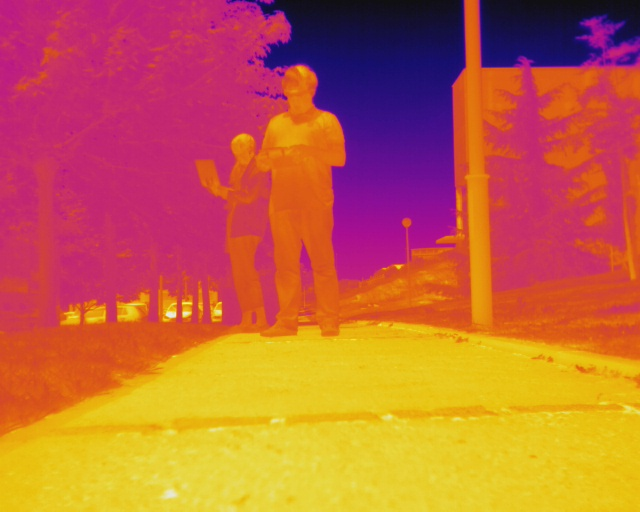
#> input picture Termica/20190711_132853_R.jpg, 640 x 512 px, found by its file name
$ python ThermalBLOBS.py
#> lines starting #> are read from the running program, lines starting #| are printed output that depends on the picture
#!/usr/bin/env python
# coding: utf-8

# <table style="width:100%">
#   <tr>
#     <td><img src="./logo_EPM_UNIOVI_CabeceroWEB.gif" width="211" height="69" alt="Uniovi & EP Mieres logos" title="Uniovi & EP Mieres logos" /></td>
#     <td><font color=brown>Procesamiento de imágenes <br> de Sensores Aerotransportados y Satélite<br></font>
#     <font color=green>Universidad de Oviedo. <br>Ingeniería en Geomática</font> <br><br>sgcortes@uniovi.es</td>
#   </tr>
# </table>

# ### Detectores de "manchas" (blobs)
# Una mancha (o blob en inglés) es una zona clara dentro de un área mayor mas oscura y también el caso contrario (zona oscura dentro de una mas clara). En las imágenes térmicas se tiene la necesidad de la detección de estas zonas de características diferentes. Unos detectores frecuentes de blobs se basan en el operador LoG (Laplacian of Gaussian)que a su vez se emplea para detectar bordes y sus cruces por 0 (puntos de máximo o mínimo de la segunda derivada).
# Dado que un blob no tiene un "tamaño definido" (es decir no se trata de un punto, el cual se bauscaría con detectores de puntos de interés, ni tiene un recorrido lineal, que podría buscarse con detectores de líneas) el planteamiento de los detectores de manchas es la búsqueda busca no sólo en el espacio 2D de la imagen, sino también en el espacio escala (aumentado mediante pirámides de imágenes construidas a partir de la imagen base original). Este espacio "3D" (posición 2d + escala) robustece la búsqueda del blob de tamaño variable aunque también lo ralentiza, especialmente en el caso de emplear el LoG que es mas exigente desde el punto de vista del cálculo (por la convolución del filtro laplaciano y el filtrado gaussiano).
# Por ello se emplean también los detectores basados en DoG (Difference of Gaussians) diferencias de gaussianos como una aproximación más rápida al Laplaciano y el DoH (Determinant of Hessian) al calcular los máximos en la matriz o elcubo del Hessiano de la imagen.

# ### LoG, DoG, HoG
# El algoritmo Log (Laplacian of Gaussian) es el mas lento y detecta solamente los blobs de tipo (blob claro sobre fondo oscuro). El DoG funciona de modo similar al LoG, y al igual que él los blobs grandes le obligan a emplear kernels grandes.
# El HoG es algo diferente y detecta los blobs directos e inversos. Este método tiene problemas con los blobs pequeños menores de 3 pixels.

# In[7]:


import skimage.io as io
import skimage.color as color
import matplotlib.pyplot as pylab
from numpy import sqrt, flip
from skimage.feature import blob_dog, blob_log, blob_doh

im = io.imread('20190711_132853_R.jpg')
#> im is the input picture: shape (512, 640, 3); mean R, G, B 194.9, 100.4, 63.7
im_gray = color.rgb2gray(im)
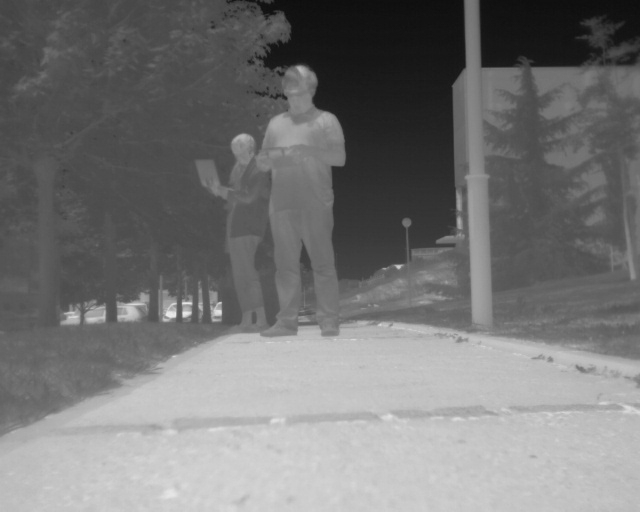
#> im_gray: shape (512, 640) float64; min 0.0529, max 0.926, mean 0.462

## im_gray = flip(im_gray, 1)

log_blobs = blob_log(im_gray, max_sigma=30, num_sigma=10, threshold=.1)
#> log_blobs = 30 rows, first 8: [314, 170, 4.22], [311, 217, 4.22], [313, 186, 4.22], [311, 129, 7.44], [77, 302, 10.67], [134, 302, 30], [36, 472, 7.44], [0, 471, 7.44]
log_blobs[:, 2] = sqrt(2) * log_blobs[:, 2] # radio en 3a columna
dog_blobs = blob_dog(im_gray, max_sigma=30, threshold=0.1)
#> dog_blobs = 22 rows, first 8: [313, 186, 2.56], [266, 398, 1.6], [312, 217, 2.56], [313, 169, 4.1], [311, 129, 6.55], [317, 72, 4.1], [303, 183, 1], [135, 300, 26.84]
dog_blobs[:, 2] = sqrt(2) * dog_blobs[:, 2]
doh_blobs = blob_doh(im_gray, max_sigma=30, threshold=0.001)
#> doh_blobs = 111 rows, first 8: [496, 624, 30], [76, 300, 17.11], [372, 624, 30], [83, 479, 30], [81, 624, 30], [136, 320, 30], [0, 506, 30], [330, 329, 10.67]

list_blobs = [log_blobs, dog_blobs, doh_blobs]
color, titles = ['yellow', 'lime', 'red'], ['Laplacian of Gaussian', 'Difference of Gaussian', 'Determinant of Hessian']
sequence = zip(list_blobs, color, titles)


fig, axes = pylab.subplots(2, 2, figsize=(20, 20), sharex=True, sharey=True)
axes = axes.ravel()
axes[0].imshow(im_gray, interpolation='nearest',cmap='gray')
axes[0].set_title('original image', size=30), axes[0].set_axis_off()
for idx, (blobs, color, title) in enumerate(sequence):
 axes[idx+1].imshow(im, interpolation='nearest')
 axes[idx+1].set_title('Blobs with ' + title, size=30)
 for blob in blobs:
   y, x, row = blob
   col = pylab.Circle((x, y), row, color=color, linewidth=2, fill=False)
   axes[idx+1].add_patch(col),    axes[idx+1].set_axis_off()
#> this loop made 3 passes
#> (color, title) on passes 1 to 3: ('yellow', 'Laplacian of Gaussian'), ('lime', 'Difference of Gaussian'), ('red', 'Determinant of Hessian')
pylab.tight_layout(), pylab.show();
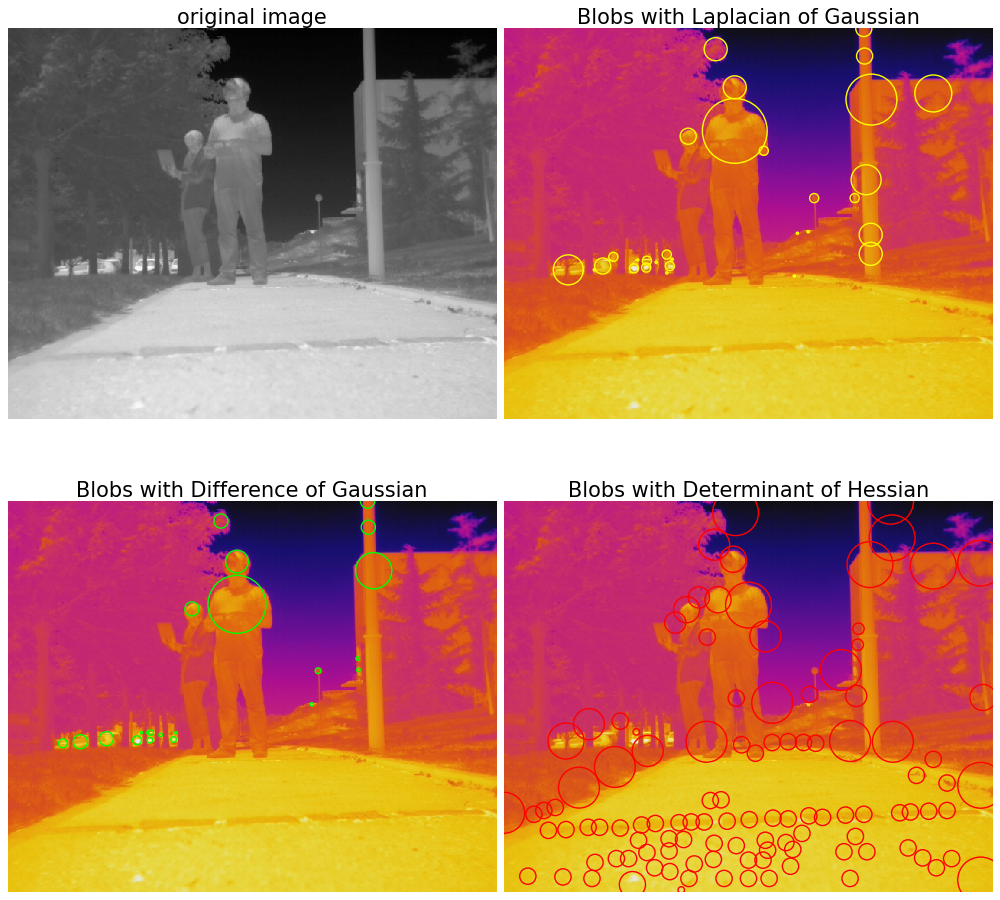
#> figure drawn by matplotlib, 4 panels


# In[ ]:

$ run again, with Termica/20190711_132654_R.jpg copied over Termica/20190711_132853_R.jpg
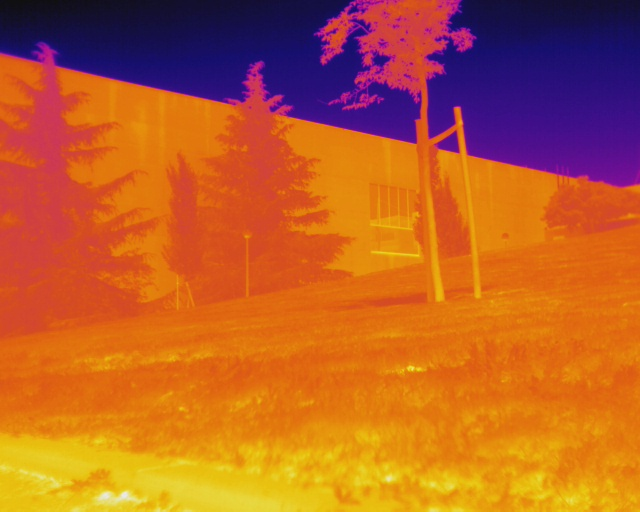
#> input picture Termica/20190711_132654_R.jpg, 640 x 512 px, found by its file name
#> im is the input picture: shape (512, 640, 3); mean R, G, B 185.5, 95.5, 41
#> `im_gray = color.rgb2gray(im)`:
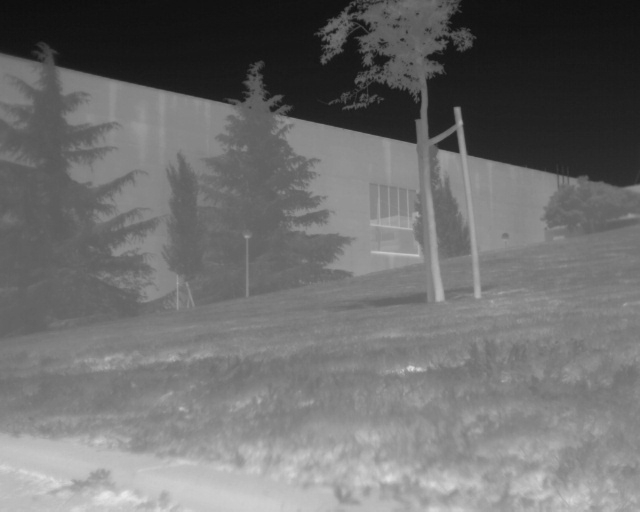
#> im_gray: shape (512, 640) float64; min 0.0518, max 0.92, mean 0.434
#> log_blobs = 27 rows, first 8: [112, 457, 4.22], [123, 459, 4.22], [140, 461, 4.22], [33, 335, 10.67], [123, 422, 4.22], [118, 142, 30], [81, 0, 23.56], [101, 105, 23.56]
#> dog_blobs = 14 rows, first 8: [110, 457, 2.56], [122, 459, 2.56], [139, 461, 2.56], [124, 422, 4.1], [122, 144, 26.84], [368, 411, 1.6], [136, 442, 2.56], [106, 424, 2.56]
#> doh_blobs = 85 rows, first 8: [496, 624, 30], [31, 334, 17.11], [200, 624, 30], [114, 393, 26.78], [460, 239, 10.67], [75, 0, 30], [496, 528, 30], [502, 322, 17.11]
#> the loop `for idx, (blobs, color, title) in enumerate(sequence):` made 3 passes
#> (color, title) on passes 1 to 3: ('yellow', 'Laplacian of Gaussian'), ('lime', 'Difference of Gaussian'), ('red', 'Determinant of Hessian')
#> `pylab.tight_layout(), pylab.show();`:
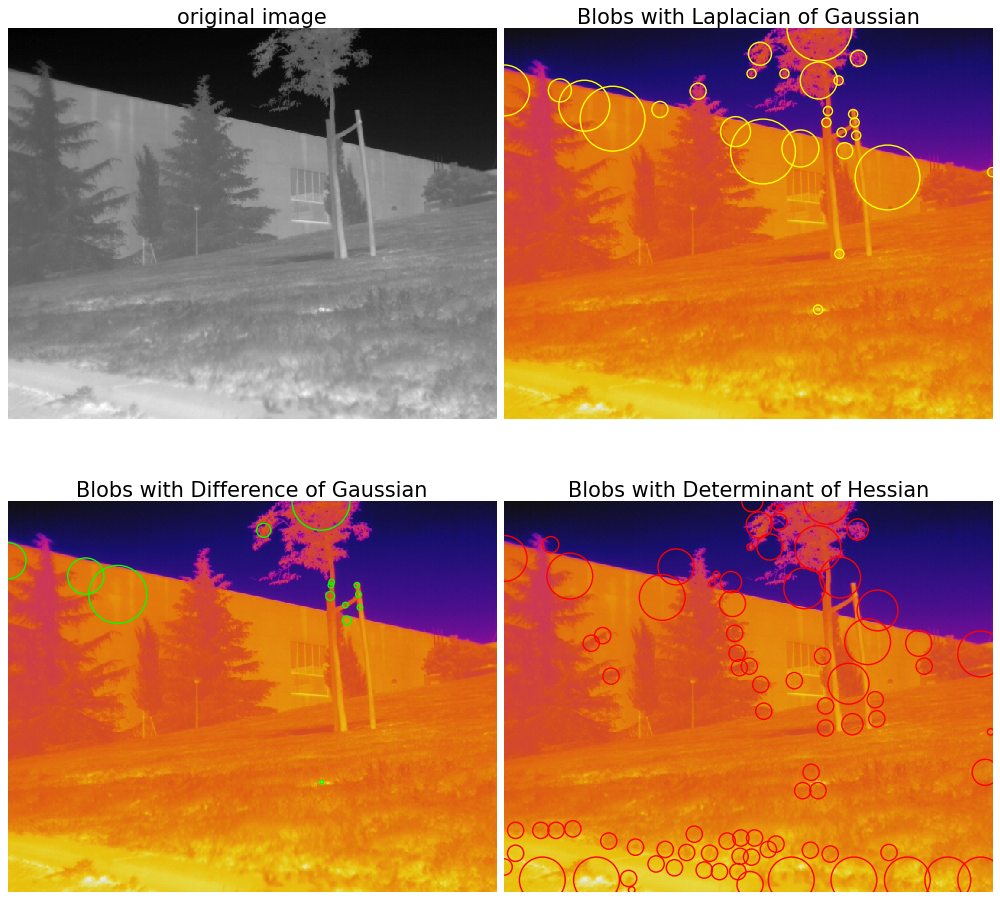
#> figure drawn by matplotlib, 4 panels

$ run again, with Termica/20190711_132703_R.jpg copied over Termica/20190711_132853_R.jpg
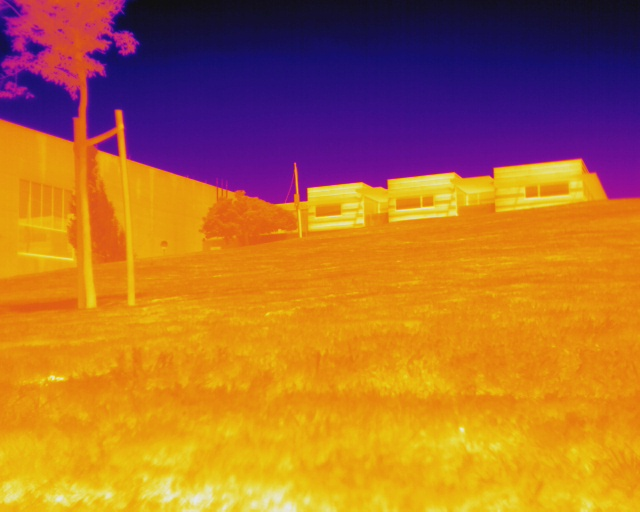
#> input picture Termica/20190711_132703_R.jpg, 640 x 512 px, found by its file name
#> im is the input picture: shape (512, 640, 3); mean R, G, B 174.5, 109.9, 48.6
#> `im_gray = color.rgb2gray(im)`:
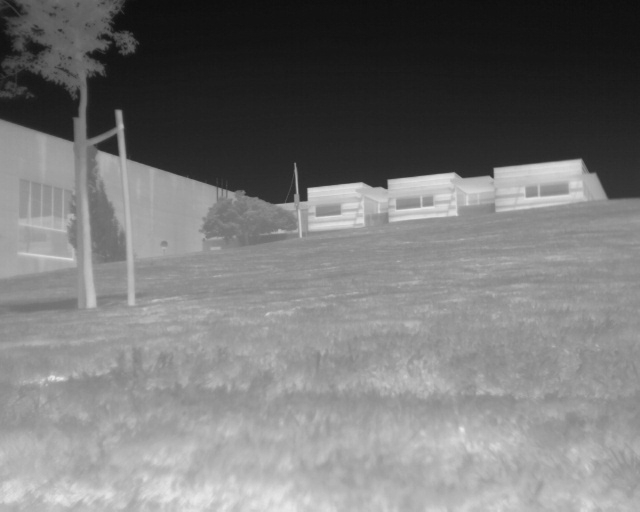
#> im_gray: shape (512, 640) float64; min 0.0518, max 0.918, mean 0.467
#> log_blobs = 38 rows, first 8: [178, 569, 17.11], [193, 439, 20.33], [115, 119, 4.22], [204, 343, 20.33], [127, 120, 4.22], [185, 401, 7.44], [185, 520, 20.33], [145, 122, 4.22]
#> dog_blobs = 30 rows, first 8: [114, 119, 2.56], [194, 319, 6.55], [194, 439, 16.78], [126, 120, 2.56], [204, 343, 16.78], [144, 121, 2.56], [188, 548, 26.84], [185, 402, 6.55]
#> doh_blobs = 125 rows, first 8: [496, 624, 30], [175, 567, 30], [190, 441, 30], [172, 377, 20.33], [161, 479, 26.78], [214, 624, 30], [109, 47, 26.78], [193, 511, 30]
#> the loop `for idx, (blobs, color, title) in enumerate(sequence):` made 3 passes
#> (color, title) on passes 1 to 3: ('yellow', 'Laplacian of Gaussian'), ('lime', 'Difference of Gaussian'), ('red', 'Determinant of Hessian')
#> `pylab.tight_layout(), pylab.show();`:
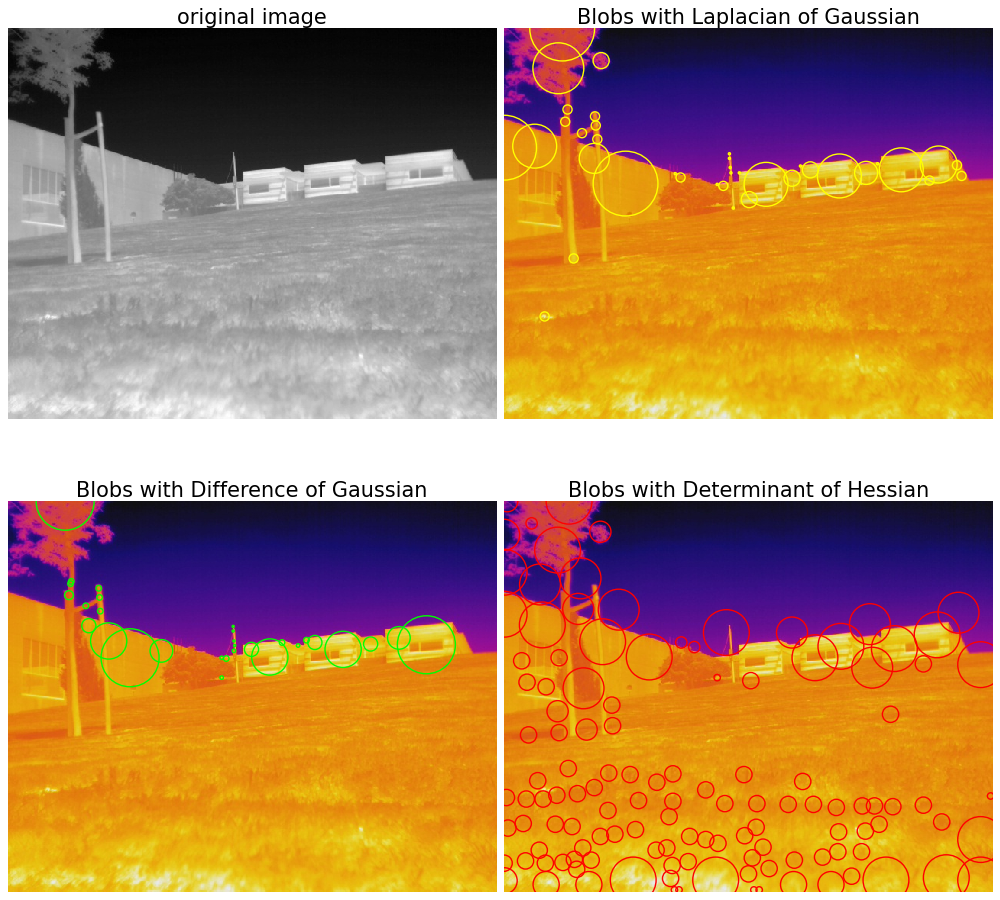
#> figure drawn by matplotlib, 4 panels
